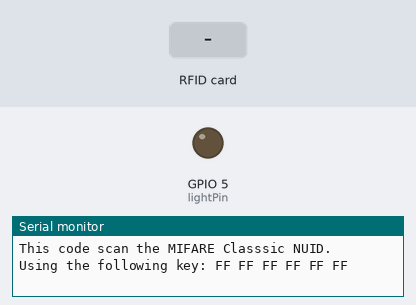
Simulated run of this sketch. Board: ESP32. Parts: output pins drawn as LEDs (lit = HIGH), the last lines printed to the serial monitor. The inputs (shaded band) are chosen by the test bench. WiFi joins after 1.5 s; servers stay silent unless stated.

Above: at 3.0 s.
3.1 s: RFID card C2 60 E0 1B held to the reader
At 4.0 s:
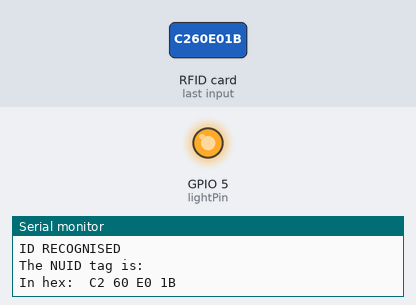
4.6 s: RFID card 5E 7A 19 C4 held to the reader
At 5.3 s:
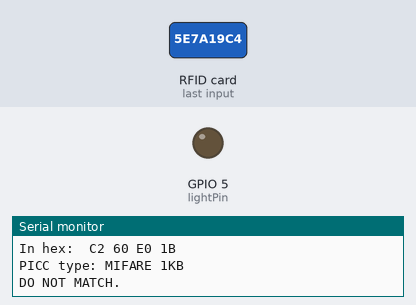
Timing chart, 0 to 7.6 s (numbered marks = the images above; inputs shaded):
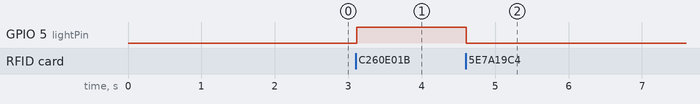

The sketch:

HOME_AUTOMATION.ino
```cpp
// (licence header left out)
/* Comment this out to disable prints and save space */
#define BLYNK_PRINT Serial

/* Fill-in your Template ID (only if using Blynk.Cloud) */
#define BLYNK_TEMPLATE_ID "TMPL-YkyNps_"
#define BLYNK_DEVICE_NAME "Quickstart Template"

#include <WiFi.h>
#include <WiFiClient.h>
#include <BlynkSimpleEsp32.h>

#include <SPI.h>
#include <MFRC522.h>
#define SS_PIN 21
#define RST_PIN 22
int lightPin = 5;
int lightValue;


MFRC522 rfid(SS_PIN, RST_PIN);
MFRC522::MIFARE_Key key;
byte nuidPICC[4] = {0xC2, 0x60, 0xE0, 0x1B};

char auth[] = "I9CwFRWnv8XKOZ8HcqLz9DP8lO2x0NZD";
char ssid[] = "SmS_jiofi";
char pass[] = "sms123458956";

void printHex(byte *buffer, byte bufferSize) {
  for (byte i = 0; i < bufferSize; i++) {
    Serial.print(buffer[i] < 0x10 ? " 0" : " ");
    Serial.print(buffer[i], HEX);
  }
}


void setup()
{

  Serial.begin(9600);
  pinMode(lightPin,OUTPUT);
  digitalWrite(lightPin,LOW);
  Blynk.begin(auth, ssid, pass);
  SPI.begin(); // Init SPI bus
  rfid.PCD_Init(); // Init MFRC522

  for (byte i = 0; i < 6; i++) {
    key.keyByte[i] = 0xFF;
  }

  Serial.println(F("This code scan the MIFARE Classsic NUID."));
  Serial.print(F("Using the following key:"));
  printHex(key.keyByte, MFRC522::MF_KEY_SIZE);
}

void loop()

{
  Blynk.run();
  if ( ! rfid.PICC_IsNewCardPresent())
    return;


  if ( ! rfid.PICC_ReadCardSerial())
    return;
  Serial.print(F("PICC type: "));
  MFRC522::PICC_Type piccType = rfid.PICC_GetType(rfid.uid.sak);
  Serial.println(rfid.PICC_GetTypeName(piccType));


  if (piccType != MFRC522::PICC_TYPE_MIFARE_MINI &&
      piccType != MFRC522::PICC_TYPE_MIFARE_1K &&
      piccType != MFRC522::PICC_TYPE_MIFARE_4K) {
    Serial.println(F("Your tag is not of type MIFARE Classic."));
    return;
  }

  if (rfid.uid.uidByte[0] == nuidPICC[0] ||
      rfid.uid.uidByte[1] == nuidPICC[1] ||
      rfid.uid.uidByte[2] == nuidPICC[2] ||
      rfid.uid.uidByte[3] == nuidPICC[3] ) {
    Serial.println(F("ID RECOGNISED"));

    digitalWrite(lightPin, HIGH);
    Blynk.virtualWrite(V0,1);

    for (byte i = 0; i < 4; i++) {
      nuidPICC[i] = rfid.uid.uidByte[i];
    }

    Serial.println(F("The NUID tag is:"));
    Serial.print(F("In hex: "));
    printHex(rfid.uid.uidByte, rfid.uid.size);
    Serial.println();

  }

  else {
    Serial.println(F("DO NOT MATCH."));

    digitalWrite(lightPin, LOW);
    Blynk.virtualWrite(V0, lightValue);
  }


  rfid.PICC_HaltA();


  rfid.PCD_StopCrypto1();


}
```

Measured:
- after the input at 3.1 s, GPIO 5 (lightPin): LOW → HIGH at once
- after the input at 4.6 s, GPIO 5 (lightPin): HIGH → LOW at once
